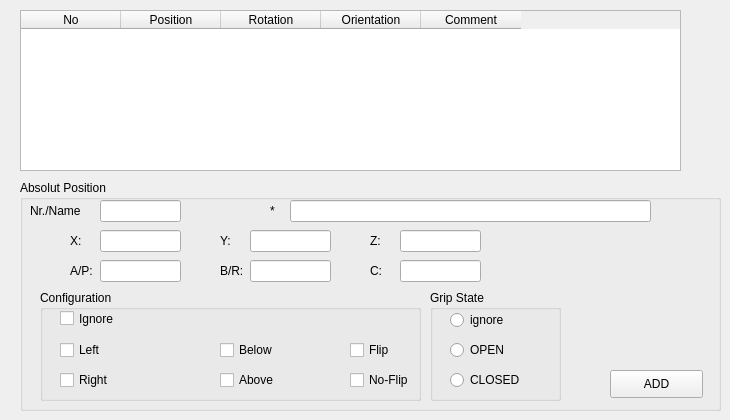
    <widget class="QWidget" name="positionPage">
     <widget class="QTableWidget" name="positionTable">
      <property name="geometry">
       <rect>
        <x>20</x>
        <y>10</y>
        <width>661</width>
        <height>161</height>
       </rect>
      </property>
      <column>
       <property name="text">
        <string>No</string>
       </property>
      </column>
      <column>
       <property name="text">
        <string>Position</string>
       </property>
      </column>
      <column>
       <property name="text">
        <string>Rotation</string>
       </property>
      </column>
      <column>
       <property name="text">
        <string>Orientation</string>
       </property>
      </column>
      <column>
       <property name="text">
        <string>Comment</string>
       </property>
      </column>
     </widget>
     <widget class="QGroupBox" name="groupBox">
      <property name="geometry">
       <rect>
        <x>20</x>
        <y>180</y>
        <width>701</width>
        <height>231</height>
       </rect>
      </property>
      <property name="title">
       <string>Absolut Position</string>
      </property>
      <widget class="QGroupBox" name="ConfigurationBox">
       <property name="geometry">
        <rect>
         <x>20</x>
         <y>110</y>
         <width>381</width>
         <height>111</height>
        </rect>
       </property>
       <property name="title">
        <string>Configuration</string>
       </property>
       <widget class="QCheckBox" name="LeftCheckBox">
        <property name="geometry">
         <rect>
          <x>20</x>
          <y>50</y>
          <width>95</width>
          <height>20</height>
         </rect>
        </property>
        <property name="text">
         <string>Left</string>
        </property>
       </widget>
       <widget class="QCheckBox" name="RightCheckBox">
        <property name="geometry">
         <rect>
          <x>20</x>
          <y>80</y>
          <width>95</width>
          <height>20</height>
         </rect>
        </property>
        <property name="text">
         <string>Right</string>
        </property>
       </widget>
       <widget class="QCheckBox" name="BelowCheckBox">
        <property name="geometry">
         <rect>
          <x>180</x>
          <y>50</y>
          <width>95</width>
          <height>20</height>
         </rect>
        </property>
        <property name="text">
         <string>Below</string>
        </property>
       </widget>
       <widget class="QCheckBox" name="AboveCheckBox">
        <property name="geometry">
         <rect>
          <x>180</x>
          <y>80</y>
          <width>95</width>
          <height>20</height>
         </rect>
        </property>
        <property name="text">
         <string>Above</string>
        </property>
       </widget>
       <widget class="QCheckBox" name="FlipCheckBox">
        <property name="geometry">
         <rect>
          <x>310</x>
          <y>50</y>
          <width>95</width>
          <height>20</height>
         </rect>
        </property>
        <property name="text">
         <string>Flip</string>
        </property>
       </widget>
       <widget class="QCheckBox" name="NoFlipCheckBox">
        <property name="geometry">
         <rect>
          <x>310</x>
          <y>80</y>
          <width>95</width>
          <height>20</height>
         </rect>
        </property>
        <property name="text">
         <string>No-Flip</string>
        </property>
       </widget>
       <widget class="QCheckBox" name="ignoreCheckBox">
        <property name="geometry">
         <rect>
          <x>20</x>
          <y>20</y>
          <width>82</width>
          <height>17</height>
         </rect>
        </property>
        <property name="text">
         <string>Ignore</string>
        </property>
       </widget>
      </widget>
      <widget class="QLineEdit" name="numberEdit">
       <property name="geometry">
        <rect>
         <x>80</x>
         <y>20</y>
         <width>81</width>
         <height>22</height>
        </rect>
       </property>
      </widget>
      <widget class="QLabel" name="label_17">
       <property name="geometry">
        <rect>
         <x>10</x>
         <y>20</y>
         <width>55</width>
         <height>21</height>
        </rect>
       </property>
       <property name="text">
        <string>Nr./Name</string>
       </property>
      </widget>
      <widget class="QLineEdit" name="commentEdit">
       <property name="geometry">
        <rect>
         <x>270</x>
         <y>20</y>
         <width>361</width>
         <height>22</height>
        </rect>
       </property>
      </widget>
      <widget class="QLabel" name="label_18">
       <property name="geometry">
        <rect>
         <x>250</x>
         <y>20</y>
         <width>55</width>
         <height>21</height>
        </rect>
       </property>
       <property name="text">
        <string>*</string>
       </property>
      </widget>
      <widget class="QLineEdit" name="xEdit">
       <property name="geometry">
        <rect>
         <x>80</x>
         <y>50</y>
         <width>81</width>
         <height>22</height>
        </rect>
       </property>
      </widget>
      <widget class="QLineEdit" name="aRotation">
       <property name="geometry">
        <rect>
         <x>80</x>
         <y>80</y>
         <width>81</width>
         <height>22</height>
        </rect>
       </property>
      </widget>
      <widget class="QLineEdit" name="yEdit">
       <property name="geometry">
        <rect>
         <x>230</x>
         <y>50</y>
         <width>81</width>
         <height>22</height>
        </rect>
       </property>
      </widget>
      <widget class="QLineEdit" name="bRotation">
       <property name="geometry">
        <rect>
         <x>230</x>
         <y>80</y>
         <width>81</width>
         <height>22</height>
        </rect>
       </property>
      </widget>
      <widget class="QLineEdit" name="zEdit">
       <property name="geometry">
        <rect>
         <x>380</x>
         <y>50</y>
         <width>81</width>
         <height>22</height>
        </rect>
       </property>
      </widget>
      <widget class="QLineEdit" name="cRotation">
       <property name="geometry">
        <rect>
         <x>380</x>
         <y>80</y>
         <width>81</width>
         <height>22</height>
        </rect>
       </property>
      </widget>
      <widget class="QLabel" name="label_19">
       <property name="geometry">
        <rect>
         <x>50</x>
         <y>50</y>
         <width>31</width>
         <height>21</height>
        </rect>
       </property>
       <property name="text">
        <string>X:</string>
       </property>
      </widget>
      <widget class="QLabel" name="label_20">
       <property name="geometry">
        <rect>
         <x>50</x>
         <y>80</y>
         <width>31</width>
         <height>21</height>
        </rect>
       </property>
       <property name="text">
        <string>A/P:</string>
       </property>
      </widget>
      <widget class="QLabel" name="label_21">
       <property name="geometry">
        <rect>
         <x>200</x>
         <y>80</y>
         <width>31</width>
         <height>21</height>
        </rect>
       </property>
       <property name="text">
        <string>B/R:</string>
       </property>
      </widget>
      <widget class="QLabel" name="label_22">
       <property name="geometry">
        <rect>
         <x>200</x>
         <y>50</y>
         <width>31</width>
         <height>21</height>
        </rect>
       </property>
       <property name="text">
        <string>Y:</string>
       </property>
      </widget>
      <widget class="QLabel" name="label_23">
       <property name="geometry">
        <rect>
         <x>350</x>
         <y>50</y>
         <width>31</width>
         <height>21</height>
        </rect>
       </property>
       <property name="text">
        <string>Z:</string>
       </property>
      </widget>
      <widget class="QLabel" name="label_24">
       <property name="geometry">
        <rect>
         <x>350</x>
         <y>80</y>
         <width>31</width>
         <height>21</height>
        </rect>
       </property>
       <property name="text">
        <string>C:</string>
       </property>
      </widget>
      <widget class="QGroupBox" name="groupBox_3">
       <property name="geometry">
        <rect>
         <x>410</x>
         <y>110</y>
         <width>131</width>
         <height>111</height>
        </rect>
       </property>
       <property name="title">
        <string>Grip State</string>
       </property>
       <widget class="QRadioButton" name="ignoreGripStateRadioButton">
        <property name="geometry">
         <rect>
          <x>20</x>
          <y>20</y>
          <width>95</width>
          <height>20</height>
         </rect>
        </property>
        <property name="text">
         <string>ignore</string>
        </property>
       </widget>
       <widget class="QRadioButton" name="openGripRadioButton">
        <property name="geometry">
         <rect>
          <x>20</x>
          <y>50</y>
          <width>95</width>
          <height>20</height>
         </rect>
        </property>
        <property name="text">
         <string>OPEN</string>
        </property>
       </widget>
       <widget class="QRadioButton" name="closedGripRadioButton">
        <property name="geometry">
         <rect>
          <x>20</x>
          <y>80</y>
          <width>95</width>
          <height>20</height>
         </rect>
        </property>
        <property name="text">
         <string>CLOSED</string>
        </property>
       </widget>
      </widget>
      <widget class="QPushButton" name="addPositionButton">
       <property name="geometry">
        <rect>
         <x>590</x>
         <y>190</y>
         <width>93</width>
         <height>28</height>
        </rect>
       </property>
       <property name="text">
        <string>ADD</string>
       </property>
      </widget>
     </widget>
    </widget>
